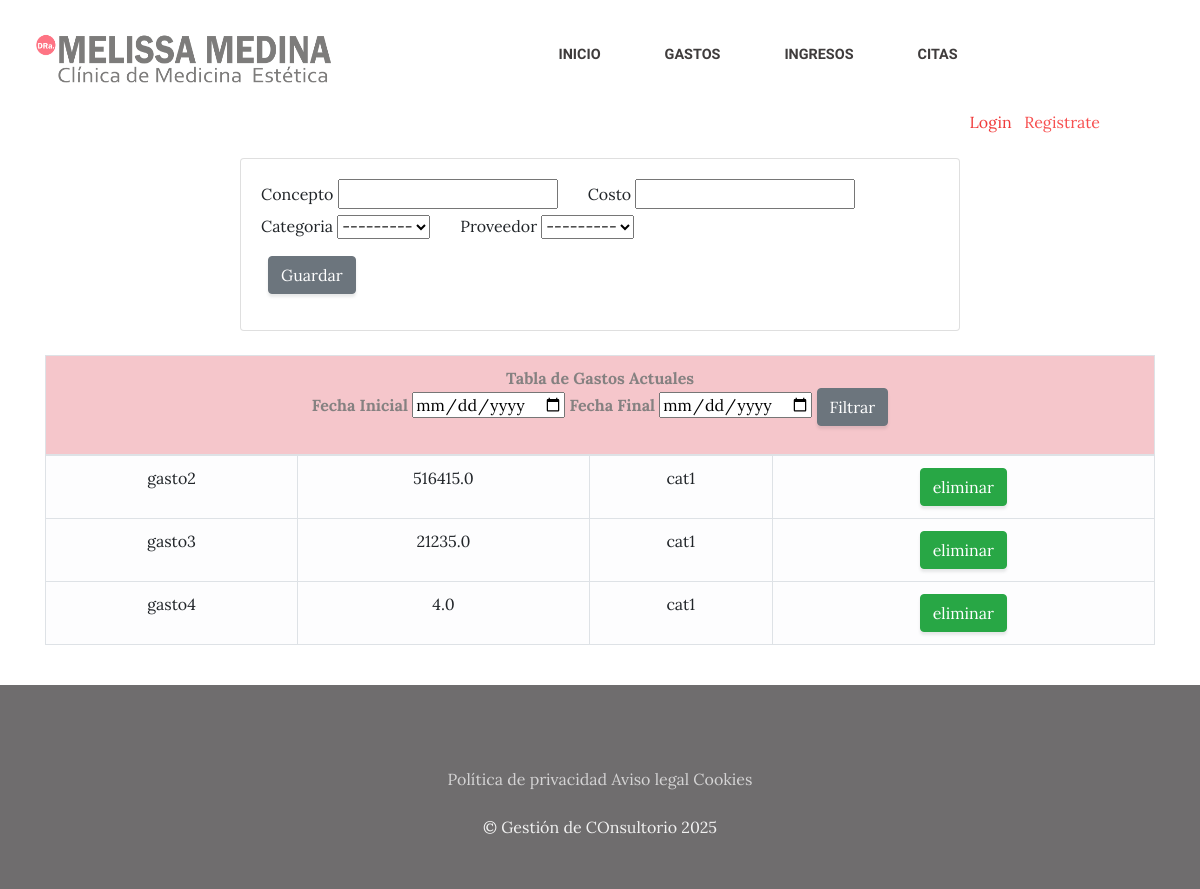
/gastos/, run on the app's committed database.
### Gastos/models.py (models this page shows)
class Gasto(models.Model):
    concepto =    models.CharField(max_length= 50)
    costo = models.FloatField()
    categoria = models.ForeignKey(Categoria, on_delete=models.CASCADE)
    proveedor =  models.ForeignKey(Proveedor,on_delete=models.CASCADE)
    created =   models.DateTimeField(auto_now_add=True)

class Categoria(models.Model):
    nombre = models.CharField(max_length=20)
    created = models.DateTimeField(auto_now_add=True)
    class Meta:
        verbose_name = 'categoria'
        verbose_name_plural = 'categorias'
    def __str__(self):
        return self.nombre

### Gastos/views.py (the view, shortened to what this page needs)
# urls.py: path('', views.gastos, name = "Gastos"),
def gastos(request):
    gastos =  Gasto.objects.all()
    categorias = Categoria.objects.all()
    proveedor = Proveedor.objects.all()
    form = GastoForm()
    print(form)
    return render(request, "gastos/gastos.html",{"gastos":gastos,"categorias":categorias, "proveedores":proveedor, "form": form})

### Gastos/forms.py
class GastoForm(forms.ModelForm):
    class Meta:
        model = Gasto
        fields=['concepto', 'costo', 'categoria', 'proveedor']

### Gastos/models.py (called while the page is built)
    def __str__(self):
        return self.nombre

### Gastos/templates/gastos/gastos.html (shortened to what this page needs)
{% extends "ProyectoDraWeb/base.html" %}
{% load static %}
{% block content %}
<div class ='card' style="width: 60%; margin: auto;">
    <div class="card-body">
<form action="/gastos/" method="POST" class = "row g-3" >
    <div class="col-auto">
        <label for="exampleInputEmail1" class="form-label">Concepto</label>
        {{form.concepto}}
    </div>
    <div class="col-auto">
        <label for="exampleInputEmail1" class="form-label">Costo</label>
        {{form.costo}}
    </div>
    <div class="col-auto">
        <label for="exampleInputEmail1" class="form-label">Categoria</label>
        {{form.categoria}}
    </div>
    <div class="col-auto">
        <label for="exampleInputEmail1" class="form-label">Proveedor</label>
        {{form.proveedor}}
    </div>
    <div class="col-12" style="margin-top: 10px;margin-left: 1%;">
    <button type="submit" class="btn btn-secondary">Guardar</button>
    </div>
</form>
</div>
</div>
{% include "tabla/tabla.html" %}
{% endblock %}

### Gastos/templates/tabla/tabla.html (shortened to what this page needs)
<div class ='container'>
<table class= "table table-bordered">
    <thead>
        <tr class= "table-danger" style="color: rgb(133, 129, 129);text-align: center;">
            <th colspan="4" class="text: center">
                Tabla de Gastos Actuales
                <form action="{% url 'gastos_edit:fecha_gasto'  %}" method="POST">
                    <label for="exampleInputEmail1" class="form-label">Fecha Inicial</label>
                    <input type="date" name="fecha_inicial">
                    <label for="exampleInputEmail1" class="form-label">Fecha Final</label>
                    <input type="date" name="fecha_final">
                    <button type="submit" class="btn btn-secondary">Filtrar</button>
                </form>
            </th>
        </tr>
    </thead>
    <tbody>
        {% for gasto in gastos %}
        <tr class="table-light" style="text-align: center;">
            <td>
                {{gasto.concepto}}
            </td>
            <td>
                {{gasto.costo}}
            </td>
            <td>
                {{gasto.categoria}}
            </td>
            <td>
                <a href="{% url 'gastos_edit:eliminar' gasto.id %}" class="btn btn-success">eliminar </a>
            </td>
        </tr>
        {% endfor %}
    </tbody>
</table>
</div>

### ProyectoDraWeb/static/ProyectoDraWeb/css/gestion.css (style rules this page uses)
body { font-family: 'Lora'; background-attachment: fixed; background-position: center; background-size: cover; }
.btn { box-shadow: 0px 3px 3px 0px rgba(33, 37, 41, 0.1); }

### data on the page
Gasto: concepto "gasto2", costo "516415.0", categoria "cat1"
Gasto: concepto "gasto3", costo "21235.0", categoria "cat1"
Gasto: concepto "gasto4", costo "4.0", categoria "cat1"
